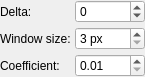
<?xml version="1.0" encoding="UTF-8"?>
<ui version="4.0">
 <class>output::OptionsWidgetBinarizationLocal</class>
 <widget class="QWidget" name="output::OptionsWidgetBinarizationLocal">
  <property name="geometry">
   <rect>
    <x>0</x>
    <y>0</y>
    <width>138</width>
    <height>48</height>
   </rect>
  </property>
  <property name="sizePolicy">
   <sizepolicy hsizetype="Preferred" vsizetype="Preferred">
    <horstretch>0</horstretch>
    <verstretch>0</verstretch>
   </sizepolicy>
  </property>
  <property name="windowTitle">
   <string notr="true">Form</string>
  </property>
  <layout class="QHBoxLayout" name="horizontalLayout">
   <property name="spacing">
    <number>4</number>
   </property>
   <property name="leftMargin">
    <number>0</number>
   </property>
   <property name="topMargin">
    <number>0</number>
   </property>
   <property name="rightMargin">
    <number>0</number>
   </property>
   <property name="bottomMargin">
    <number>0</number>
   </property>
   <item>
    <layout class="QGridLayout" name="gridLayout">
     <item row="0" column="0">
      <widget class="QLabel" name="deltaLabel">
       <property name="buddy">
        <cstring>delta</cstring>
       </property>
       <property name="text">
        <string>Delta:</string>
       </property>
      </widget>
     </item>
     <item row="0" column="1">
      <widget class="QDoubleSpinBox" name="delta">
       <property name="toolTip">
        <string>Shifts the threshold: positive values make the letters thicker and darker, negative values thinner and lighter. 0 keeps the threshold the method computes.</string>
       </property>
       <property name="decimals">
        <number>0</number>
       </property>
       <property name="minimum">
        <double>-100.0</double>
       </property>
       <property name="maximum">
        <double>100.0</double>
       </property>
       <property name="singleStep">
        <double>1.0</double>
       </property>
      </widget>
     </item>
     <item row="1" column="0">
      <widget class="QLabel" name="windowSizeLabel">
       <property name="buddy">
        <cstring>windowSize</cstring>
       </property>
       <property name="text">
        <string>Window size:</string>
       </property>
      </widget>
     </item>
     <item row="1" column="1">
      <widget class="QSpinBox" name="windowSize">
      <property name="suffix">
       <string notr="true"> px</string>
      </property>
       <property name="toolTip">
        <string>The dimensions of a pixel neighborhood to consider.</string>
       </property>
       <property name="minimum">
        <number>3</number>
       </property>
       <property name="maximum">
        <number>9999</number>
       </property>
      </widget>
     </item>
     <item row="2" column="0">
      <widget class="QLabel" name="coefLabel">
       <property name="buddy">
        <cstring>coef</cstring>
       </property>
       <property name="text">
        <string>Coefficient:</string>
       </property>
      </widget>
     </item>
     <item row="2" column="1">
      <widget class="QDoubleSpinBox" name="coef">
       <property name="minimum">
        <double>0.010000000000000</double>
       </property>
       <property name="maximum">
        <double>9.990000000000000</double>
       </property>
       <property name="singleStep">
        <double>0.010000000000000</double>
       </property>
      </widget>
     </item>
    </layout>
   </item>
   <item>
    <spacer name="horizontalSpacer_2">
     <property name="orientation">
      <enum>Qt::Horizontal</enum>
     </property>
     <property name="sizeHint" stdset="0">
      <size>
       <width>0</width>
       <height>1</height>
      </size>
     </property>
    </spacer>
   </item>
  </layout>
 </widget>
 <resources/>
 <connections/>
</ui>
